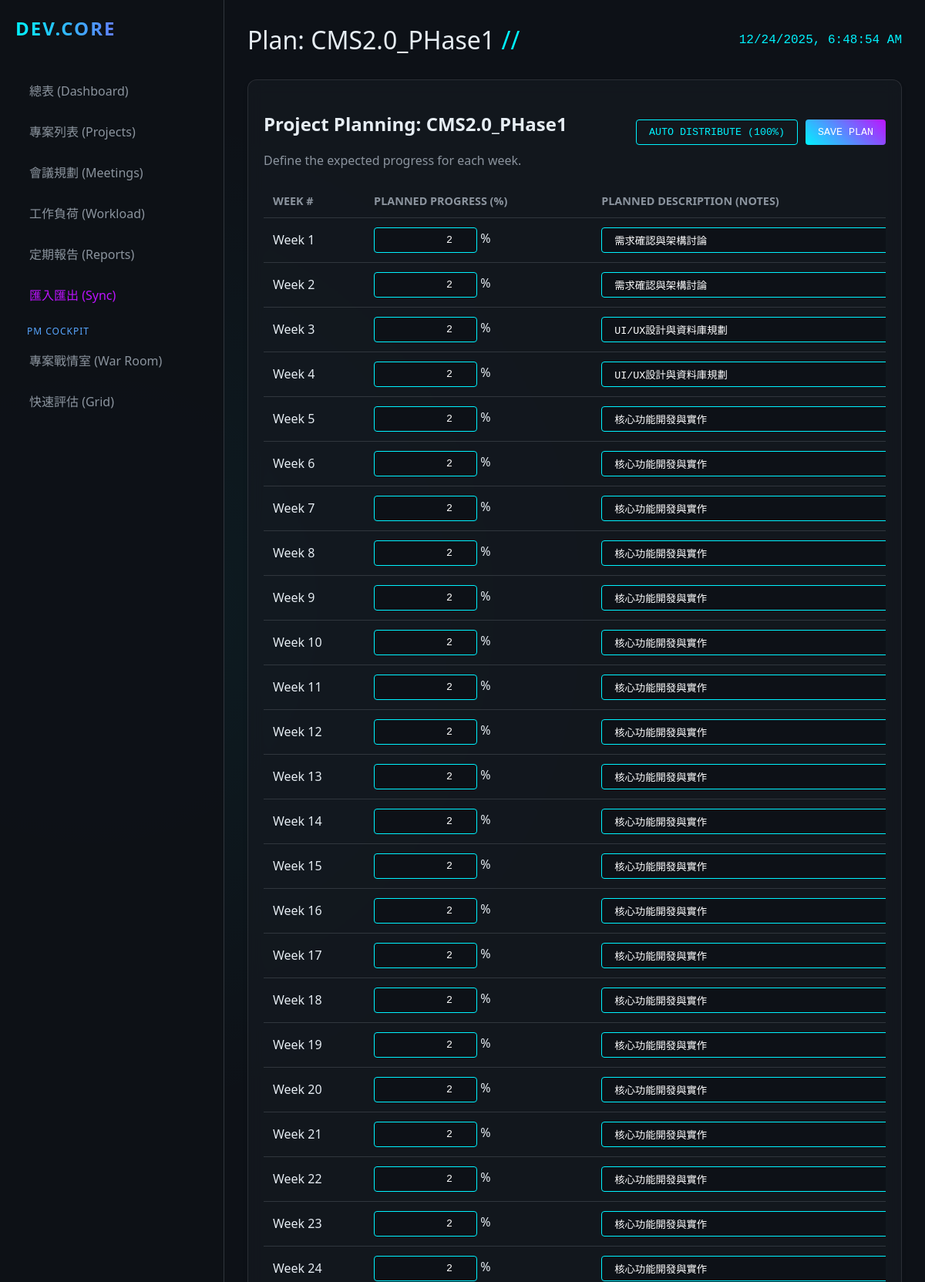
The page /projects/6/planning (upper part) on the database its author committed.
### app/models.py (models this page shows)
class Project(Base):
    __tablename__ = "projects"
    id = Column(Integer, primary_key=True, index=True)
    name = Column(String, index=True)
    cft_unit = Column(String, index=True)  # Which CFT requested it
    request_unit = Column(String, nullable=True) # Demand Contact Unit
    year = Column(Integer, index=True)
    duration_weeks = Column(Integer, default=12) # New field
    status = Column(String, default="Planning") # Planning, Development, Testing, Complete
    progress = Column(Integer, default=0) # 0-100
    description = Column(Text, nullable=True)
    start_date = Column(Date, nullable=True)
    end_date = Column(Date, nullable=True)
    closure_date = Column(Date, nullable=True) # Date moved to maintenance
    kickoff_date = Column(Date, nullable=True)
    meeting_day = Column(String, nullable=True) # Mon, Tue, Wed, Thu, Fri
    meeting_time = Column(String, nullable=True) # HH:MM
    lead_engineer_id = Column(Integer, ForeignKey("engineers.id"), nullable=True)
    lead_engineer = relationship("Engineer", back_populates="projects")
    updates = relationship("ProjectUpdate", back_populates="project", cascade="all, delete-orphan")
    weekly_progress = relationship("WeeklyProgress", back_populates="project", cascade="all, delete-orphan")
    logs = relationship("ProjectLog", back_populates="project", order_by="desc(ProjectLog.created_at)", cascade="all, delete-orphan")
    maintenance_logs = relationship("MaintenanceLog", back_populates="project", order_by="desc(MaintenanceLog.log_date)", cascade="all, delete-orphan")
    sprints = relationship("Sprint", back_populates="project", cascade="all, delete-orphan")
    tasks = relationship("Task", back_populates="project", cascade="all, delete-orphan")

class WeeklyProgress(Base):
    __tablename__ = "weekly_progress"
    id = Column(Integer, primary_key=True, index=True)
    project_id = Column(Integer, ForeignKey("projects.id"))
    week_number = Column(Integer)
    year = Column(Integer)
    planned_progress = Column(Integer, default=0) # Percentage 0-100
    actual_progress = Column(Integer, default=0) # Percentage 0-100
    planned_description = Column(String)
    actual_description = Column(String, nullable=True)
    actual_hours = Column(Float, default=0.0)
    meeting_date = Column(Date, nullable=True) # Actual date of the meeting/log
    meeting_id = Column(Integer, ForeignKey("meetings.id"), nullable=True) # Linked meeting for verification
    project = relationship("Project", back_populates="weekly_progress")
    meeting = relationship("Meeting")

### app/main.py (the view)
@app.get("/projects/{project_id}/planning", response_class=HTMLResponse)
async def project_planning(request: Request, project_id: int, db: Session = Depends(get_db)):
    project = db.query(models.Project).filter(models.Project.id == project_id).first()
    if not project:
         return HTMLResponse("Project not found", status_code=404)
    weekly_data = db.query(models.WeeklyProgress).filter(models.WeeklyProgress.project_id == project_id).order_by(models.WeeklyProgress.week_number).all()
    safe_weekly_data = []
    for w in weekly_data:
        d = w.__dict__.copy()
        if "_sa_instance_state" in d:
            del d["_sa_instance_state"]
        for k, v in d.items():
            if isinstance(v, (date, datetime)):
                d[k] = str(v)
        safe_weekly_data.append(d)
    return templates.TemplateResponse("project_planning.html", {
        "request": request,
        "page_title": f"Plan: {project.name}",
        "project": project,
        "weekly_data": safe_weekly_data
    })

### templates/project_planning.html (shortened to what this page needs)
{% extends "base.html" %}
{% block content %}
<div class="card">
    <div style="display: flex; justify-content: space-between; align-items: center; margin-bottom: 20px;">
        <div>
            <h2>Project Planning: {{ project.name }}</h2>
            <div style="color: var(--text-secondary);">Define the expected progress for each week.</div>
        </div>
        <div style="gap: 10px; display: flex;">
            <button class="btn" onclick="autoDistribute()">Auto Distribute (100%)</button>
            <button class="btn btn-primary" onclick="savePlan()">Save Plan</button>
        </div>
    </div>
    <div style="max-height: 70vh; overflow-y: auto;">
        <table id="planningTable">
            <thead>
                <tr>
                    <th>Week #</th>
                    <th>Planned Progress (%)</th>
                    <th>Planned Description (Notes)</th>
                </tr>
            </thead>
            <tbody>
                {% for week in weekly_data %}
                <tr data-week="{{ week.week_number }}" data-year="{{ week.year }}">
                    <td>Week {{ week.week_number }}</td>
                    <td>
                        <input type="number" class="plan-input btn" style="width: 100px; text-align: right;"
                            value="{{ week.planned_progress }}" min="0" max="100"> %
                    </td>
                    <td>
                        <input type="text" class="plan-desc-input btn" style="width: 100%; text-align: left;"
                            value="{{ week.planned_description or '' }}" placeholder="e.g. Kickoff meeting">
                    </td>
                </tr>
                {% endfor %}
            </tbody>
        </table>
    </div>
</div>
{% endblock %}

### static/css/style.css (style rules this page uses)
:root { --bg-color: #0d1117; --card-bg: rgba(22, 27, 34, 0.7); --text-primary: #e6edf3; --text-secondary: #8b949e; --accent-cyan: #00f3ff; --accent-purple: #bc13fe; --border-color: #30363d; --glass-border: 1px solid rgba(255, 255, 255, 0.1); }
body { background-color: var(--bg-color); color: var(--text-primary); font-family: 'Segoe UI', Roboto, Helvetica, Arial, sans-serif; margin: 0; padding: 0; overflow-x: hidden; background-image: radial-gradient(circle at 10% 20%, rgba(0, 243, 255, 0.05) 0%, transparent 20%), radial-gradient(circle at 90% 80%, rgba(188, 19, 254, 0.05) 0%, transparent 20%); }
.card { background: var(--card-bg); border: var(--glass-border); border-radius: 12px; padding: 20px; backdrop-filter: blur(10px); margin-bottom: 20px; box-shadow: 0 4px 6px rgba(0, 0, 0, 0.1); }
.btn { background: transparent; border: 1px solid var(--accent-cyan); color: var(--accent-cyan); padding: 8px 16px; border-radius: 4px; cursor: pointer; transition: all 0.3s ease; font-family: 'Courier New', monospace; text-transform: uppercase; }
.btn-primary { background: linear-gradient(45deg, var(--accent-cyan), var(--accent-purple)); border: none; color: white; }
table { width: 100%; border-collapse: collapse; }
th, td { padding: 12px; text-align: left; border-bottom: 1px solid var(--border-color); }
th { color: var(--text-secondary); font-size: 0.9em; text-transform: uppercase; }
input, textarea, select { background-color: rgba(13, 17, 23, 0.8) !important; color: #ffffff !important; border: 1px solid var(--accent-cyan); padding: 8px; border-radius: 4px; font-family: inherit; }

### rows shown on the page
Project: name "CMS2.0_PHase1"
WeeklyProgress: week_number "1", planned_progress "2", planned_description "需求確認與架構討論"
WeeklyProgress: week_number "2", planned_progress "2", planned_description "需求確認與架構討論"
WeeklyProgress: week_number "3", planned_progress "2", planned_description "UI/UX設計與資料庫規劃"
WeeklyProgress: week_number "4", planned_progress "2", planned_description "UI/UX設計與資料庫規劃"
WeeklyProgress: week_number "5", planned_progress "2", planned_description "核心功能開發與實作"
WeeklyProgress: week_number "6", planned_progress "2", planned_description "核心功能開發與實作"
WeeklyProgress: week_number "7", planned_progress "2", planned_description "核心功能開發與實作"
WeeklyProgress: week_number "8", planned_progress "2", planned_description "核心功能開發與實作"
WeeklyProgress: week_number "9", planned_progress "2", planned_description "核心功能開發與實作"
WeeklyProgress: week_number "10", planned_progress "2", planned_description "核心功能開發與實作"
WeeklyProgress: week_number "11", planned_progress "2", planned_description "核心功能開發與實作"
WeeklyProgress: week_number "12", planned_progress "2", planned_description "核心功能開發與實作"
WeeklyProgress: week_number "13", planned_progress "2", planned_description "核心功能開發與實作"
WeeklyProgress: week_number "14", planned_progress "2", planned_description "核心功能開發與實作"
WeeklyProgress: week_number "15", planned_progress "2", planned_description "核心功能開發與實作"
WeeklyProgress: week_number "16", planned_progress "2", planned_description "核心功能開發與實作"
WeeklyProgress: week_number "17", planned_progress "2", planned_description "核心功能開發與實作"
WeeklyProgress: week_number "18", planned_progress "2", planned_description "核心功能開發與實作"
WeeklyProgress: week_number "19", planned_progress "2", planned_description "核心功能開發與實作"
WeeklyProgress: week_number "20", planned_progress "2", planned_description "核心功能開發與實作"
WeeklyProgress: week_number "21", planned_progress "2", planned_description "核心功能開發與實作"
WeeklyProgress: week_number "22", planned_progress "2", planned_description "核心功能開發與實作"
WeeklyProgress: week_number "23", planned_progress "2", planned_description "核心功能開發與實作"
WeeklyProgress: week_number "24", planned_progress "2", planned_description "核心功能開發與實作"

### other values the page prints
{{ page_title }} "Plan: CMS2.0_PHase1"
